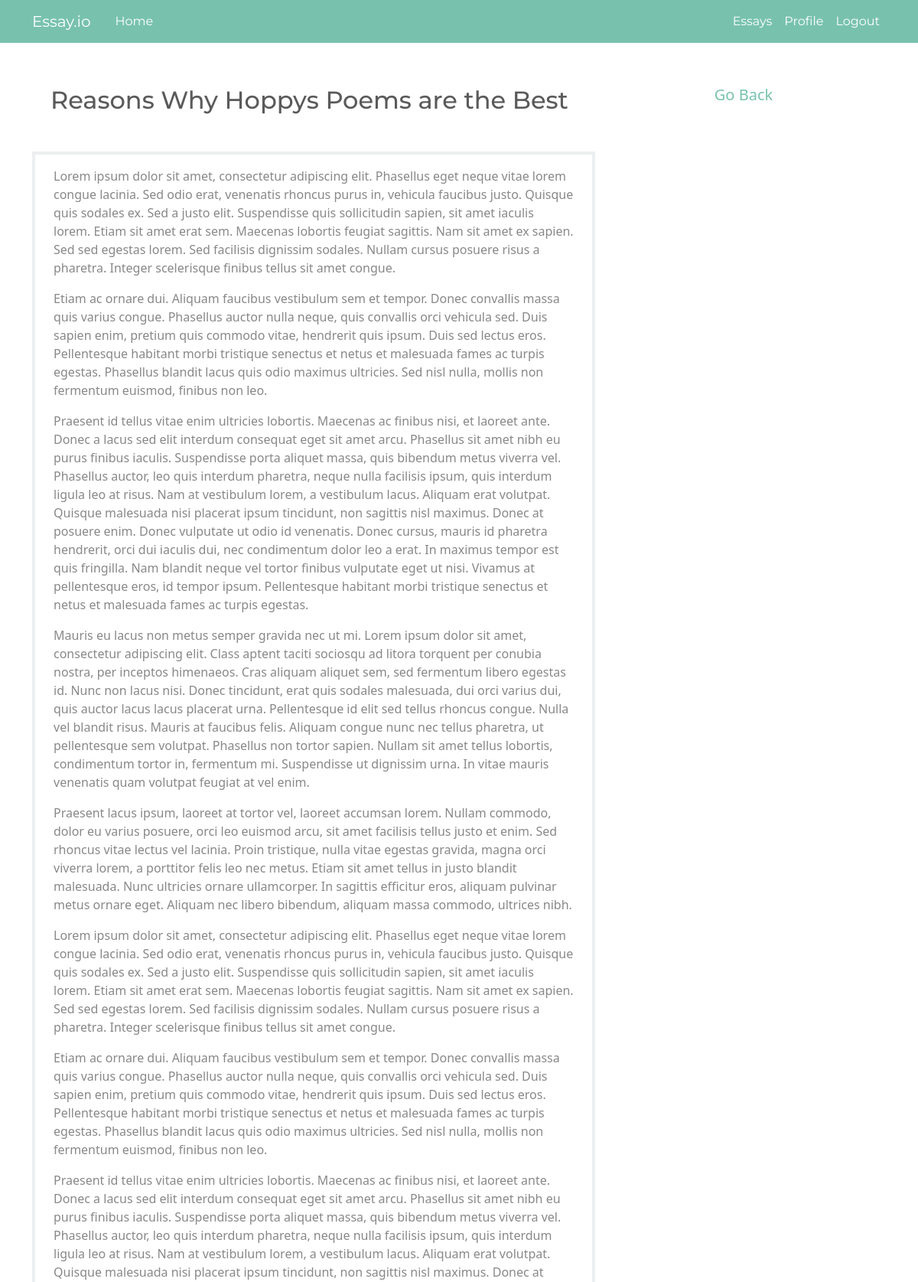
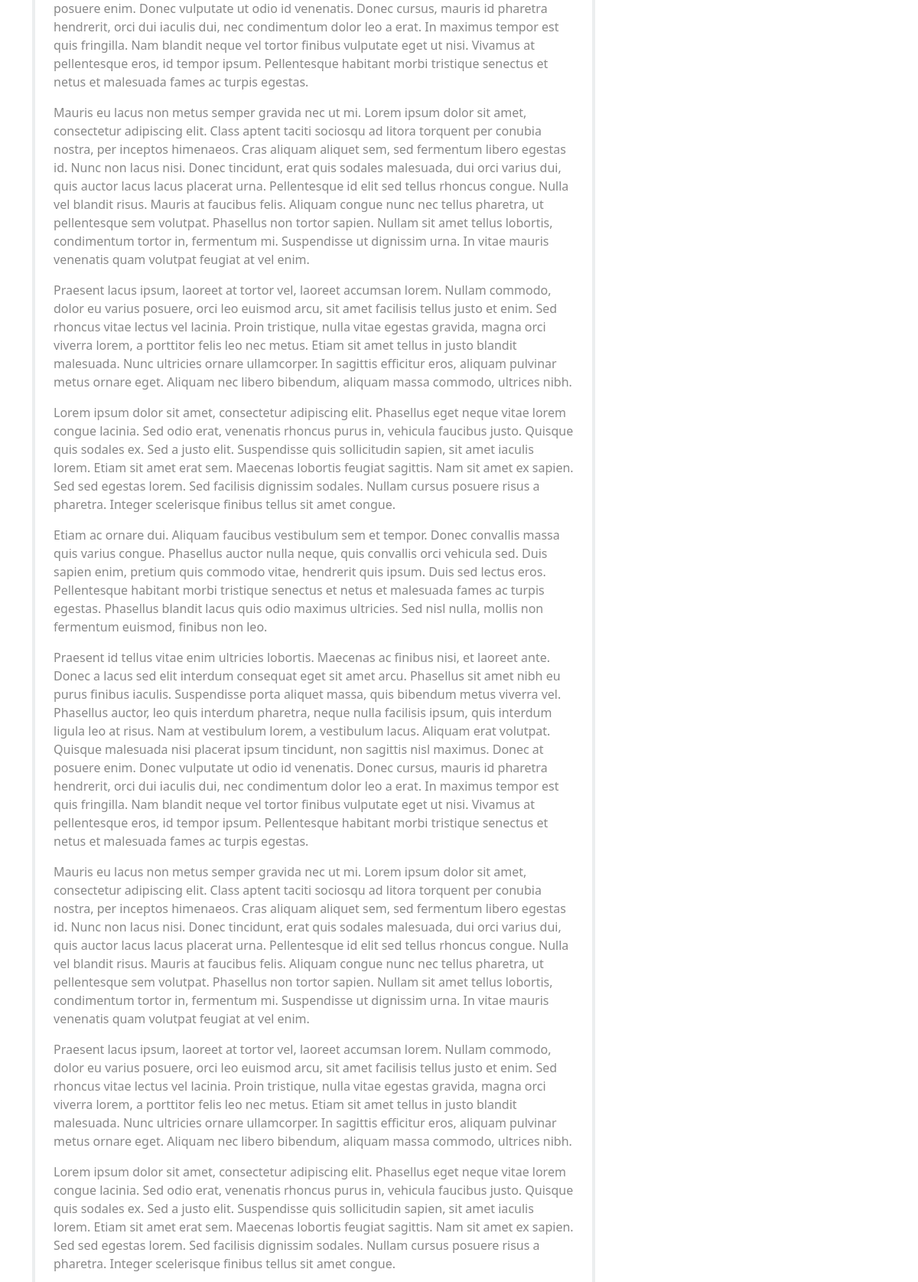
The app's page /paper/28/ (signed in, upper part) with its own data (2 pictures, top to bottom).
### blog/models.py (models this page shows, shortened)
class Essay(models.Model):
    author = models.ForeignKey(User, on_delete=models.CASCADE, null=True)
    title = models.CharField(max_length=150)
    content = RichTextField(blank=True, null=True)

### blog/views.py (the view)
# urls.py: path("paper/<int:id>/", getPaper, name="blog-paper"),
@login_required
def getPaper(request, id):
    papersNonCleaned = Essay.objects.filter(id=id)
    paper = [{"title": x[2], "content": x[3], "id": x[0]} for x in papersNonCleaned.values_list()]
    context = {"paper": paper[0]}
    return render(request, "blog/paper.html", context)

### blog/templates/blog/paper.html (shortened to what this page needs)
{% extends 'blog/base.html' %}
{% block content %}
<div>
    <h2 class="my-2 mx-4" > {{paper.title}}</h2>
    <div class="container-fluid border my-5" >
        <p> {{paper.content|safe}} </p>
    </div>
</div>
{% endblock  %}
{% block sidebar %}
    <a class="navbar-brand d-flex justify-content-center " href="{% url 'blog-papers' %}">Go Back</a>
{% endblock sidebar %}

### blog/static/blog/main.css (style rules this page uses)
.border { border:4px solid #eceeef!important }

### records on screen
Essay: title "Reasons Why Hoppys Poems are the Best", content "Lorem ipsum dolor sit amet, consectetur adipiscing elit. Phasellus eget neque vitae lorem congue lacinia. Sed odio erat, venenatis rhoncus purus in, vehicula faucibus justo. Quisque quis sodales ex. Sed a justo elit. Suspendisse quis sollicitudin sapien, sit amet iaculis lorem. Etiam sit amet erat sem. Maecenas lobortis feugiat sagittis. Nam sit amet ex sapien. Sed sed egestas lorem. Sed facilisis dignissim sodales. Nullam cursus posuere risus a pharetra. Integer scelerisque finibus tellus sit amet congue. Etiam ac ornare dui. Aliquam faucibus vestibulum sem et tempor. Donec convallis massa quis varius congue. Phasellus auctor nulla neque, quis convallis orci vehicula sed. Duis sapien enim,…"
